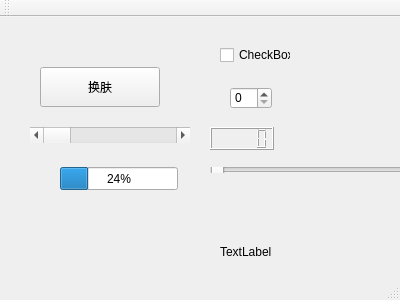
<?xml version="1.0" encoding="UTF-8"?>
<ui version="4.0">
 <class>MainWindow</class>
 <widget class="QMainWindow" name="MainWindow">
  <property name="geometry">
   <rect>
    <x>0</x>
    <y>0</y>
    <width>400</width>
    <height>300</height>
   </rect>
  </property>
  <property name="windowTitle">
   <string>MainWindow</string>
  </property>
  <property name="styleSheet">
   <string notr="true"/>
  </property>
  <widget class="QWidget" name="centralWidget">
   <widget class="QPushButton" name="pushButton">
    <property name="geometry">
     <rect>
      <x>40</x>
      <y>50</y>
      <width>120</width>
      <height>40</height>
     </rect>
    </property>
    <property name="text">
     <string>换肤</string>
    </property>
   </widget>
   <widget class="QCheckBox" name="checkBox">
    <property name="geometry">
     <rect>
      <x>220</x>
      <y>30</y>
      <width>71</width>
      <height>16</height>
     </rect>
    </property>
    <property name="text">
     <string>CheckBox</string>
    </property>
   </widget>
   <widget class="QSpinBox" name="spinBox">
    <property name="geometry">
     <rect>
      <x>230</x>
      <y>70</y>
      <width>42</width>
      <height>22</height>
     </rect>
    </property>
   </widget>
   <widget class="QScrollBar" name="horizontalScrollBar">
    <property name="geometry">
     <rect>
      <x>30</x>
      <y>110</y>
      <width>160</width>
      <height>16</height>
     </rect>
    </property>
    <property name="orientation">
     <enum>Qt::Horizontal</enum>
    </property>
   </widget>
   <widget class="QLCDNumber" name="lcdNumber">
    <property name="geometry">
     <rect>
      <x>210</x>
      <y>110</y>
      <width>64</width>
      <height>23</height>
     </rect>
    </property>
   </widget>
   <widget class="QProgressBar" name="progressBar">
    <property name="geometry">
     <rect>
      <x>60</x>
      <y>150</y>
      <width>118</width>
      <height>23</height>
     </rect>
    </property>
    <property name="value">
     <number>24</number>
    </property>
   </widget>
   <widget class="QSlider" name="horizontalSlider">
    <property name="geometry">
     <rect>
      <x>210</x>
      <y>150</y>
      <width>280</width>
      <height>6</height>
     </rect>
    </property>
    <property name="orientation">
     <enum>Qt::Horizontal</enum>
    </property>
   </widget>
   <widget class="QLabel" name="label">
    <property name="geometry">
     <rect>
      <x>220</x>
      <y>200</y>
      <width>60</width>
      <height>70</height>
     </rect>
    </property>
    <property name="text">
     <string>TextLabel</string>
    </property>
   </widget>
  </widget>
  <widget class="QMenuBar" name="menuBar">
   <property name="geometry">
    <rect>
     <x>0</x>
     <y>0</y>
     <width>400</width>
     <height>23</height>
    </rect>
   </property>
  </widget>
  <widget class="QToolBar" name="mainToolBar">
   <attribute name="toolBarArea">
    <enum>TopToolBarArea</enum>
   </attribute>
   <attribute name="toolBarBreak">
    <bool>false</bool>
   </attribute>
  </widget>
  <widget class="QStatusBar" name="statusBar"/>
 </widget>
 <layoutdefault spacing="6" margin="11"/>
 <resources/>
 <connections/>
</ui>
